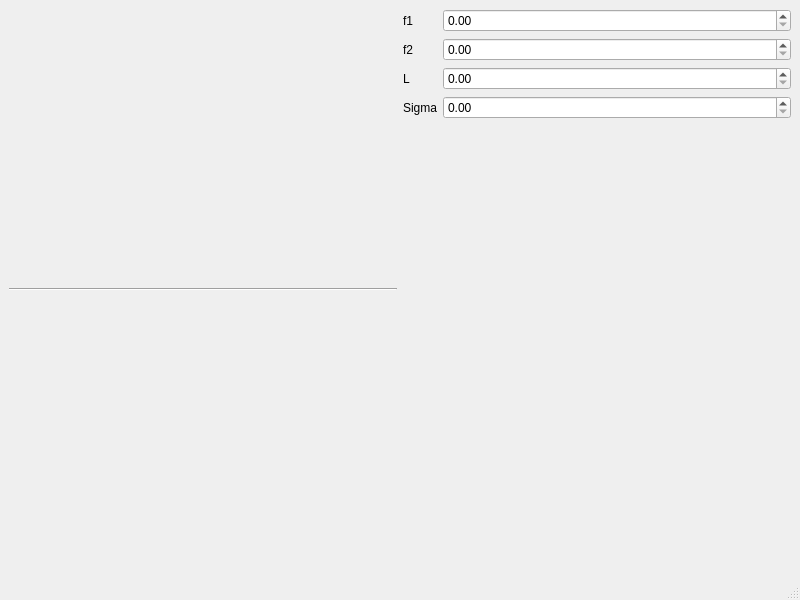
<?xml version="1.0" encoding="UTF-8"?>
<ui version="4.0">
 <class>MainWindow</class>
 <widget class="QMainWindow" name="MainWindow">
  <property name="geometry">
   <rect>
    <x>0</x>
    <y>0</y>
    <width>800</width>
    <height>600</height>
   </rect>
  </property>
  <property name="windowTitle">
   <string>MainWindow</string>
  </property>
  <widget class="QWidget" name="centralwidget">
   <layout class="QHBoxLayout" name="horizontalLayout">
    <item>
     <layout class="QVBoxLayout" name="verticalLayout_2">
      <item>
       <widget class="Plotter" name="Plotter1" native="true"/>
      </item>
      <item>
       <widget class="Line" name="line">
        <property name="orientation">
         <enum>Qt::Horizontal</enum>
        </property>
       </widget>
      </item>
      <item>
       <widget class="Plotter" name="Plotter2" native="true"/>
      </item>
     </layout>
    </item>
    <item>
     <layout class="QFormLayout" name="formLayout">
      <item row="0" column="0">
       <widget class="QLabel" name="label">
        <property name="text">
         <string>f1</string>
        </property>
       </widget>
      </item>
      <item row="0" column="1">
       <widget class="QDoubleSpinBox" name="doubleSpinBox"/>
      </item>
      <item row="1" column="0">
       <widget class="QLabel" name="label_2">
        <property name="text">
         <string>f2</string>
        </property>
       </widget>
      </item>
      <item row="1" column="1">
       <widget class="QDoubleSpinBox" name="doubleSpinBox_2"/>
      </item>
      <item row="2" column="0">
       <widget class="QLabel" name="label_3">
        <property name="text">
         <string>L</string>
        </property>
       </widget>
      </item>
      <item row="2" column="1">
       <widget class="QDoubleSpinBox" name="doubleSpinBox_3"/>
      </item>
      <item row="3" column="0">
       <widget class="QLabel" name="label_4">
        <property name="text">
         <string>Sigma</string>
        </property>
       </widget>
      </item>
      <item row="3" column="1">
       <widget class="QDoubleSpinBox" name="doubleSpinBox_4"/>
      </item>
     </layout>
    </item>
   </layout>
  </widget>
  <widget class="QMenuBar" name="menubar">
   <property name="geometry">
    <rect>
     <x>0</x>
     <y>0</y>
     <width>800</width>
     <height>17</height>
    </rect>
   </property>
  </widget>
  <widget class="QStatusBar" name="statusbar"/>
 </widget>
 <customwidgets>
  <customwidget>
   <class>Plotter</class>
   <extends>QWidget</extends>
   <header>PySideApp.Plotter.h</header>
   <container>1</container>
  </customwidget>
 </customwidgets>
 <resources/>
 <connections>
  <connection>
   <sender>doubleSpinBox</sender>
   <signal>valueChanged(double)</signal>
   <receiver>MainWindow</receiver>
   <slot>set_f1()</slot>
   <hints>
    <hint type="sourcelabel">
     <x>452</x>
     <y>38</y>
    </hint>
    <hint type="destinationlabel">
     <x>797</x>
     <y>52</y>
    </hint>
   </hints>
  </connection>
  <connection>
   <sender>doubleSpinBox_2</sender>
   <signal>valueChanged(double)</signal>
   <receiver>MainWindow</receiver>
   <slot>set_f2()</slot>
   <hints>
    <hint type="sourcelabel">
     <x>778</x>
     <y>69</y>
    </hint>
    <hint type="destinationlabel">
     <x>799</x>
     <y>89</y>
    </hint>
   </hints>
  </connection>
 </connections>
 <slots>
  <slot>set_f1()</slot>
  <slot>set_f2()</slot>
 </slots>
</ui>
